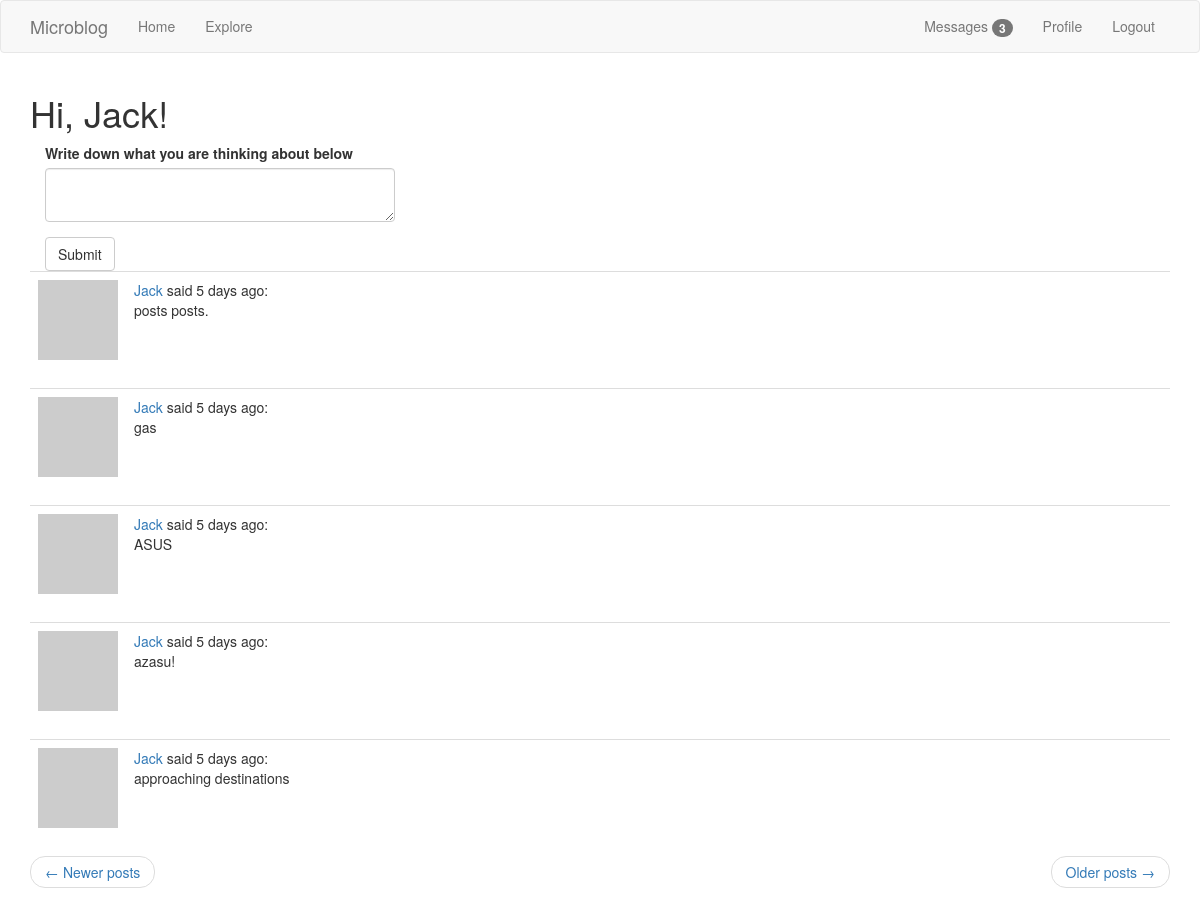
Page /index?page=2 (signed in) on the committed database.
### app/models.py (models this page shows, shortened)
class User(UserMixin, db.Model):
    id = db.Column(db.Integer, primary_key=True)
    username = db.Column(db.String(64), index=True, unique=True)
    email = db.Column(db.String(120), index=True, unique=True)
    password_hash = db.Column(db.String(128))
    posts = db.relationship('Post', backref='author', lazy='dynamic')
    about_me = db.Column(db.String(140))
    last_seen = db.Column(db.DateTime, default=datetime.utcnow())
    followed = db.relationship(
        'User', secondary=followers,  # right side entity of the relationship; configuring the association table
        primaryjoin=(followers.c.follower_id == id),
        secondaryjoin=(followers.c.followed_id == id),
        backref=db.backref('followers', lazy='dynamic'), lazy='dynamic')
    messages_sent = db.relationship('Message', foreign_keys='Message.sender_id', backref='author', lazy='dynamic')
    messages_received = db.relationship('Message', foreign_keys='Message.recipient_id', backref='recipient',
                                        lazy='dynamic')
    last_message_read_time = db.Column(db.DateTime)
    notifications = db.relationship('Notification', backref='user', lazy='dynamic')
    def new_messages(self):
        last_read_time = self.last_message_read_time or datetime(1900, 1, 1)
        return Message.query.filter_by(recipient=self).filter(Message.timestamp > last_read_time).count()
    def avatar(self, size):
        digest = md5(self.email.lower().encode('utf-8')).hexdigest()
        return 'https://www.gravatar.com/avatar/{}?d=identicon&s={}'.format(
            digest, size)
    def followed_posts(self):
        followed = Post.query.join(followers, (followers.c.followed_id == Post.user_id)).filter(
                followers.c.follower_id == self.id)
        own = Post.query.filter_by(user_id=self.id)
        return followed.union(own).order_by(Post.timestamp.desc())

class Post(db.Model):
    id = db.Column(db.Integer, primary_key=True)
    body = db.Column(db.String(140))
    timestamp = db.Column(db.DateTime, index=True, default=datetime.utcnow())
    user_id = db.Column(db.Integer, db.ForeignKey('user.id'))

### app/main/routes.py (the view)
@bp.route('/', methods=['GET', 'POST'])
@bp.route('/index', methods=['GET', 'POST'])
@login_required
def index():
    form = PostForm()
    if form.validate_on_submit():
        post = Post(body=form.post.data, author=current_user)
        db.session.add(post)
        db.session.commit()
        flash('You have submitted a new post!')
        return redirect(url_for('main.index'))
    page = request.args.get('page', 1, type=int)
    posts = current_user.followed_posts().paginate(page, current_app.config['POST_PER_PAGE'], False)
    next_url = url_for('main.index', page=posts.next_num) if posts.has_next else None
    prev_url = url_for('main.index', page=posts.prev_num) if posts.has_prev else None
    return render_template('index.html', title='Home', form=form, posts=posts.items, next_url=next_url,
                           prev_url=prev_url)

### app/main/forms.py
class PostForm(FlaskForm):
    post = TextAreaField('Write down what you are thinking about below', validators=[DataRequired(), Length(min=1, max=140)])
    submit = SubmitField('Submit')

### app/main/routes.py (called while the page is built)
@bp.before_request
def before_request():
    if current_user.is_authenticated:
        current_user.last_seen = datetime.utcnow()
        db.session.commit()

### app/models.py (called while the page is built)
@login.user_loader
def load_user(id):
    return User.query.get(int(id))

### app/templates/index.html
{% extends "base.html" %}
{% import 'bootstrap/wtf.html' as wtf %}
{% block app_content %}
    <h1>Hi, {{ current_user.username }}!</h1>
    {% if form %}
        <div class="col-md-4">
             {{ wtf.quick_form(form) }}
        </div>
        <br>
    {% endif %}
    {% for post in posts %}
        {% include '_post.html' %}
    {% endfor %}
    <nav aria-label="...">
        <ul class="pager">
            <li class="previous{% if not prev_url %} disabled{% endif %}">
                <a href="{{ prev_url or '#' }}">
                    <span aria-hidden="true">&larr;</span> Newer posts
                </a>
            </li>
            <li class="next{% if not next_url %} disabled{% endif %}">
                <a href="{{ next_url or '#' }}">
                    Older posts <span aria-hidden="true">&rarr;</span>
                </a>
            </li>
        </ul>
    </nav>
{% endblock %}

### app/templates/_post.html
    <table class="table table-hover">
        <tr>
            <td width="70px"><img src="{{ post.author.avatar(70) }}"></td>
            <td>
                <a href="{{ url_for('main.user', username=post.author.username) }}">
                    {{ post.author.username }}
                </a>said {{ moment(post.timestamp).fromNow()}}:<br>
                {{ post.body }}
            </td>
        </tr>
    </table>

### rows in the picture
User: username "Jack"
Post: author.username "Jack", timestamp "5 days ago", body "posts posts."
Post: author.username "Jack", timestamp "5 days ago", body "gas"
Post: author.username "Jack", timestamp "5 days ago", body "ASUS"
Post: author.username "Jack", timestamp "5 days ago", body "azasu!"
Post: author.username "Jack", timestamp "5 days ago", body "approaching destinations"

### other values in the picture
{{ 'Messages' }} "Messages"
{{ new_messages }} "3"
